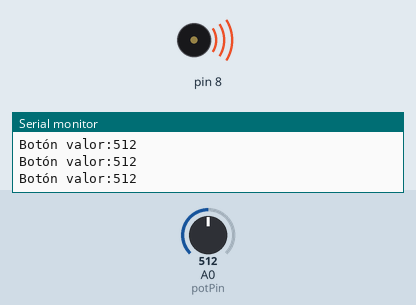
The sketch below on a simulated Arduino Uno, built with avr-gcc and run on an emulated ATmega328P. On the bench: buzzer (waves = sounding), the last lines printed to the serial monitor. The inputs (shaded band) are chosen by the test bench; at power-on: A0 (potPin) = 512.

Above: at 1.2 s.
1.3 s: A0 (potPin) set to 53
At 2.4 s:
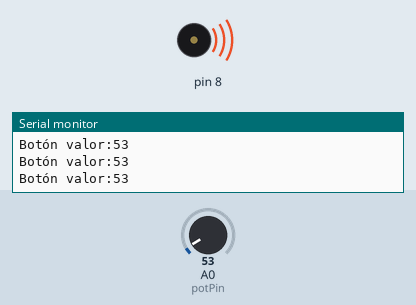
2.8 s: A0 (potPin) set to 44
At 3.5 s:
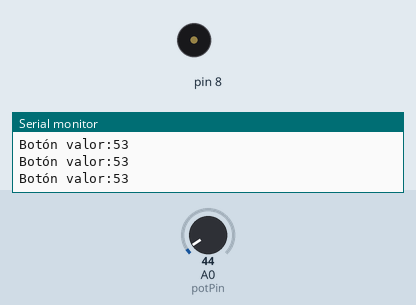
4.3 s: A0 (potPin) set to 1023
At 5.0 s:
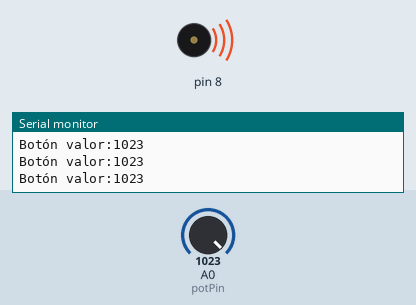
5.8 s: A0 (potPin) set to 40
At 6.2 s:
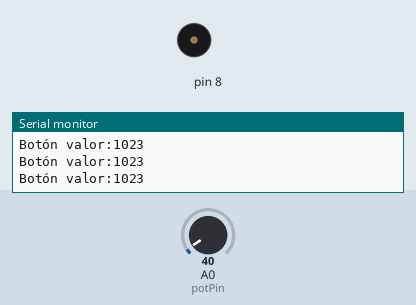
Timing chart, 0 to 8.3 s (numbered marks = the images above; inputs shaded):
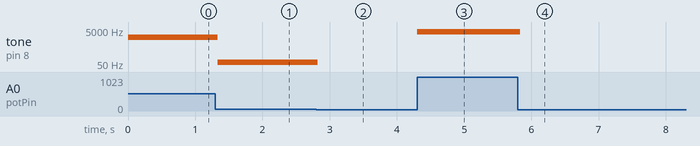

The sketch:

copia_i_pega.ino
```cpp
/*
 * Esto es un proyecto que tiene
 * -potenciómetro
 * -altavoz
 *
 * Su comportamiento es
 * Si subes el potenciometro suena
 *
 * Si lo bajas de determinado umbral se apaga.
 *
 *
 */

int sensorValue;
int sensorLow = 1023;
int sensorHigh = 0;

int const potPin = A0;


bool play = false;


void setup() {
Serial.begin(9600);


}

void loop() {
  checkPotenciometer();
  if (play) {
   sound();
  }
}

void checkPotenciometer() {
   sensorValue = analogRead(A0);
   if (sensorValue< 50){
    play = false;
   }
   else{
    play = true;
   }

}

void sound() {


  int pitch =
   map(sensorValue,50,1023, 50, 4000);
       Serial.print("Botón valor:");
  Serial.println(sensorValue);

  tone(8,pitch,20);}
```

Measured:
- the behaviour switches between 50 and 49 on A0 (potPin) (found by bisection; images 1 and 2)
- after the input at 1.3 s, tone on pin 8: 1925 Hz → 62 Hz at once
- after the input at 2.8 s, tone on pin 8: 62 Hz → silent at once
- after the input at 4.3 s, tone on pin 8: silent → 4000 Hz at once
- after the input at 5.8 s, tone on pin 8: 4000 Hz → silent at once
